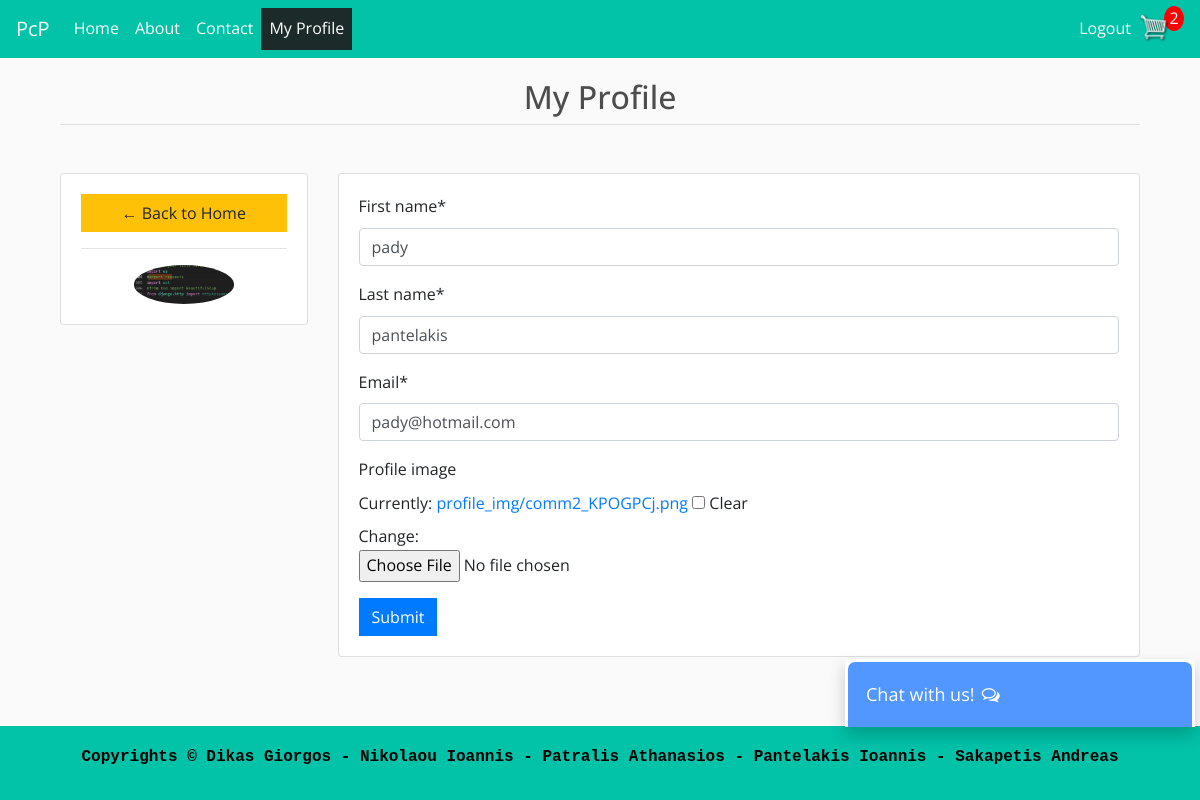
/pcp/profile/ (signed in), run on the app's committed database.
### PcPeripherals/models.py (models this page shows, shortened)
class Customer(models.Model):
	user = models.OneToOneField(User, null=True, blank=True, on_delete=models.CASCADE)
	first_name = models.CharField(max_length=200, null=True)
	last_name = models.CharField(max_length=200, null=True)
	email = models.EmailField(max_length=200)
	profile_image = models.ImageField(upload_to='profile_img/', default='profile_img/profile.png', blank=True, null=True)

### PcPeripherals/views.py (the view)
# urls.py: path('profile/', views.user_profile, name='profile'),
def user_profile(request):
    adminCheck(request)
    context = {}
    customer = request.user.customer
    form = CustomerForm(instance=customer)
    if request.method == 'POST':
        form = CustomerForm(request.POST, request.FILES, instance=customer)
        if form.is_valid():
            form.save()
    data = cartData(request)
    username = request.user.username
    context['username'] = username
    context['isguest'] = data['isguest']
    context['isloginuser'] = data['isloginuser']
    context['items'] = data['items']
    context['cartItems'] = data['cartItems']
    context['order'] = data['order']
    context['form'] = form
    return render(request, 'PcPeripherals/profile.html', context)

### PcPeripherals/forms.py
class CustomerForm(ModelForm):
    class Meta:
        model = Customer
        fields = '__all__'
        exclude = ('user',)

### PcPeripherals/models.py (called while the page is built)
	@property
	def get_cart_items(self):
		orderitems = self.orderitem_set.all()
		total = sum([item.quantity for item in orderitems])
		return total

### PcPeripherals/utils.py (called while the page is built)
def cartData(request):
    isguest = None
    isloginuser = None
    if request.user.is_anonymous:
        print("User anonymous")
        isguest= True
        cookieData = cookieCart(request)
        cartItems = cookieData['cartItems']
        order = cookieData['order']
        items = cookieData['items']
    elif request.user.is_authenticated:
        print("User authonticated")
        isloginuser = True
        customer = request.user.customer
        order, created = Order.objects.get_or_create(customer=customer, complete=False)
        items = order.orderitem_set.all()
        cartItems = order.get_cart_items
        if request.user.is_superuser:
            isloginuser = False
            logout(request)
            isguest = True
    return {'cartItems': cartItems , 'order': order, 'items': items, 'isguest': isguest, 'isloginuser': isloginuser}

def adminCheck(request):
    if request.user.is_authenticated and request.user.is_superuser:
      logout(request)

### PcPeripherals/templates/PcPeripherals/profile.html (shortened to what this page needs)
{% extends 'PcPeripherals/base.html' %}
{% load crispy_forms_tags %}
{% block content %}
    <div class="container">
        <h2 class="text-center">My Profile</h2>
        <hr class="mt-0 mb-4">
        <div class="row mt-5">
            <div class="col-md-3">
                <div class="card card-body">
                    <a href="{% url 'home' %}" class="btn btn-warning">&#8592; Back to Home</a>
                    <hr>
                    <img src="{{ request.user.customer.profile_image.url }}" class="profile">
                </div>
            </div>
            <div class="col-md-9">
                <div class="card card-body">
                    <form action="{% url 'profile' %}" method="POST" enctype="multipart/form-data">
                        {{ form|crispy }}
                        <input type="submit" value="Submit" class="btn btn-primary">
                    </form>
                </div>
            </div>
        </div>
	</div>
{% endblock %}

### static/css/PcPcss.css (style rules this page uses)
body { font-family: 'Open Sans', sans-serif; font-size: 1rem; background-color: #fafafa; line-height: 1.6; min-height: 100vh; display: flex; flex-direction: column; }
.container { margin-top: 60px; }
h1, h2, h3, h4, h5, h6 { color: #4d4d4d; }
h2 { margin-top: -40px; }
.btn { border-radius: 0; }
.profile { max-width: 100px; max-height: 100px; margin: 0 auto; border-radius: 50%; }

### data on the page
Customer: first_name "pady", last_name "pantelakis", email "pady@hotmail.com"

### other printed values
{{ cartItems }} "2"
